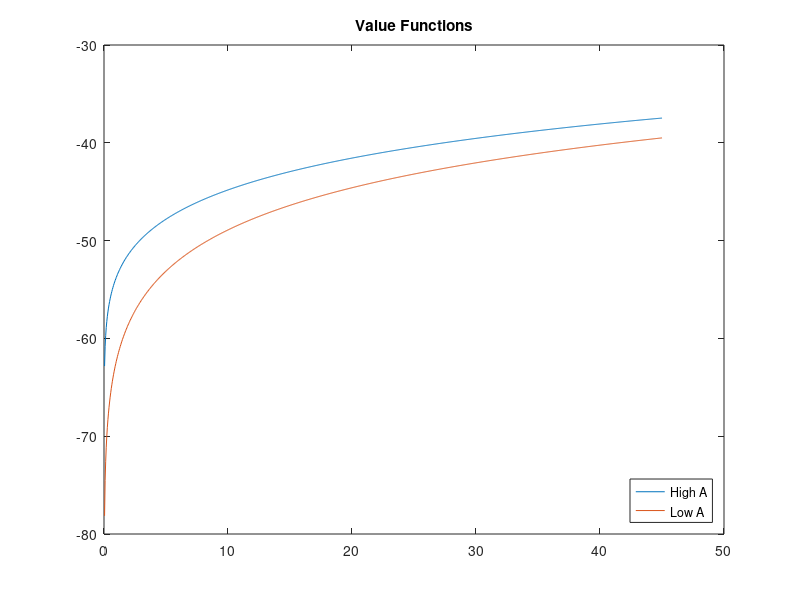

Source code (MATLAB): (Note: a time limit stopped this script after it produced the figure.)
close all
%%%% Set up parameters
alpha = 0.35;
beta = 0.99;
delta = 0.025;
sigma = 2;

%%% Set up Technology Shocks
a=1.1;
b=0.678;
A= [a b];

pi = [0.977 0.023 ; 0.074 0.926]; 

%%%% Set up discretized state space
k_min = 0;
k_max = 45;
num_k = 1000; % number of points in the grid for k

k = linspace(k_min, k_max, num_k);

k_mat = repmat(k', [1 num_k]); % this will be useful in a bit

%%%%%%%%%%%%%%%%%%%%%%%%%%%%%%
% Good State Return Function %
%%%%%%%%%%%%%%%%%%%%%%%%%%%%%%

%%%% Set up consumption and return function
% 1st dim(rows): k today, 2nd dim (cols): k' chosen for tomorrow
consh = A(1,1)*k_mat .^ alpha + (1 - delta) * k_mat - k_mat'; 

reth = consh .^ (1 - sigma) / (1 - sigma); % return function
% negative consumption is not possible -> make it irrelevant by assigning
% it very large negative utility
reth(consh < 0) = -Inf;

%%%%%%%%%%%%%%%%%%%%%%%%%%%%%
% Bad State Return Function %
%%%%%%%%%%%%%%%%%%%%%%%%%%%%%

%%%% Set up consumption and return function
% 1st dim(rows): k today, 2nd dim (cols): k' chosen for tomorrow
consl = A(1,2)*k_mat .^ alpha + (1 - delta) * k_mat - k_mat'; 

retl = consl .^ (1 - sigma) / (1 - sigma); % return function
% negative consumption is not possible -> make it irrelevant by assigning
% it very large negative utility
retl(consl < 0) = -Inf;

%%%% Iteration
disH = 1; disL=1; tol = 1e-06; % tolerance for stopping 
v_guessH = zeros(1, num_k);
v_guessL = zeros(1, num_k);

while (disH > tol) && (disL > tol)
    % compute the utility value for all possible combinations of k and k':
    
    expvalH = pi(1,1)*v_guessH + pi(1,2)*v_guessL;
    expvalL = pi(2,1)*v_guessH + pi(2,2)*v_guessL;
    
    value_math = reth + beta * repmat(expvalH, [num_k 1]);
    value_matl = retl + beta * repmat(expvalL, [num_k 1]);
     
    % find the optimal k' for every k:
    [vfn, pol_indxH] = max(value_math, [], 2);
    vfnH = vfn';
    
     % find the optimal k' for every k:
    [vfn, pol_indxL] = max(value_matl, [], 2);
    vfnL = vfn';
    
    % what is the distance between current guess and value function
    disH = max(abs(vfnH - v_guessH));
    disL = max(abs(vfnL - v_guessL));
    
    % if distance is larger than tolerance, update current guess and
    % continue, otherwise exit the loop
    v_guessH = vfnH;
    v_guessL = vfnL;
end

gH = k(pol_indxH); % policy function
gL = k(pol_indxL); % policy function

plot(k,vfnH,k, vfnL)
title('Value Functions');
legend('High A', 'Low A', 'Location','southeast');

figure
plot(k,gH, k, gL)
title('Policy Functions');
legend('High A', 'Low A', 'Location','southeast');

%%% Simulate Output

%%% This calibrations gets standard deviation of output =1.8% per quarter.
a=1.0;
b=0.908;
A= [a b];

Av=zeros(1000,1);

Av(1,1)=A(1,1);

%%% Set Seed
rng(9989);
p = rand(1,1000);
K=zeros(1000,1);
K(1,1)=10;

for i= 2:1000 
    [c,index]=min(abs(K(i-1,1)-k));
    
    if Av(i-1,1)==A(1,1)
     if p(i-1)>= pi(1,1)
      Av(i,1)=A(1,1);
      K(i,1)=gH(index);
    
     else
      Av(i,1)= A(1,2);
      K(i,1)= gL(index);
     end
    else
        if p >= pi(2,2)
        Av(i,1)=A(1,2);
       K(i,1)=gL(index);
     else
        Av(i,1)= A(1,1);
        K(i,1)=gH(index);
        end
    end
end
    
Y=zeros(1000,1);
c=linspace(1,1000,1000);

for i = 1:1000
    Y(i,1)=Av(i,1)*(K(i,1)^alpha);

    end


plot(c,Y)
title('Output (quarterly) with \sigma = 1.8%');
